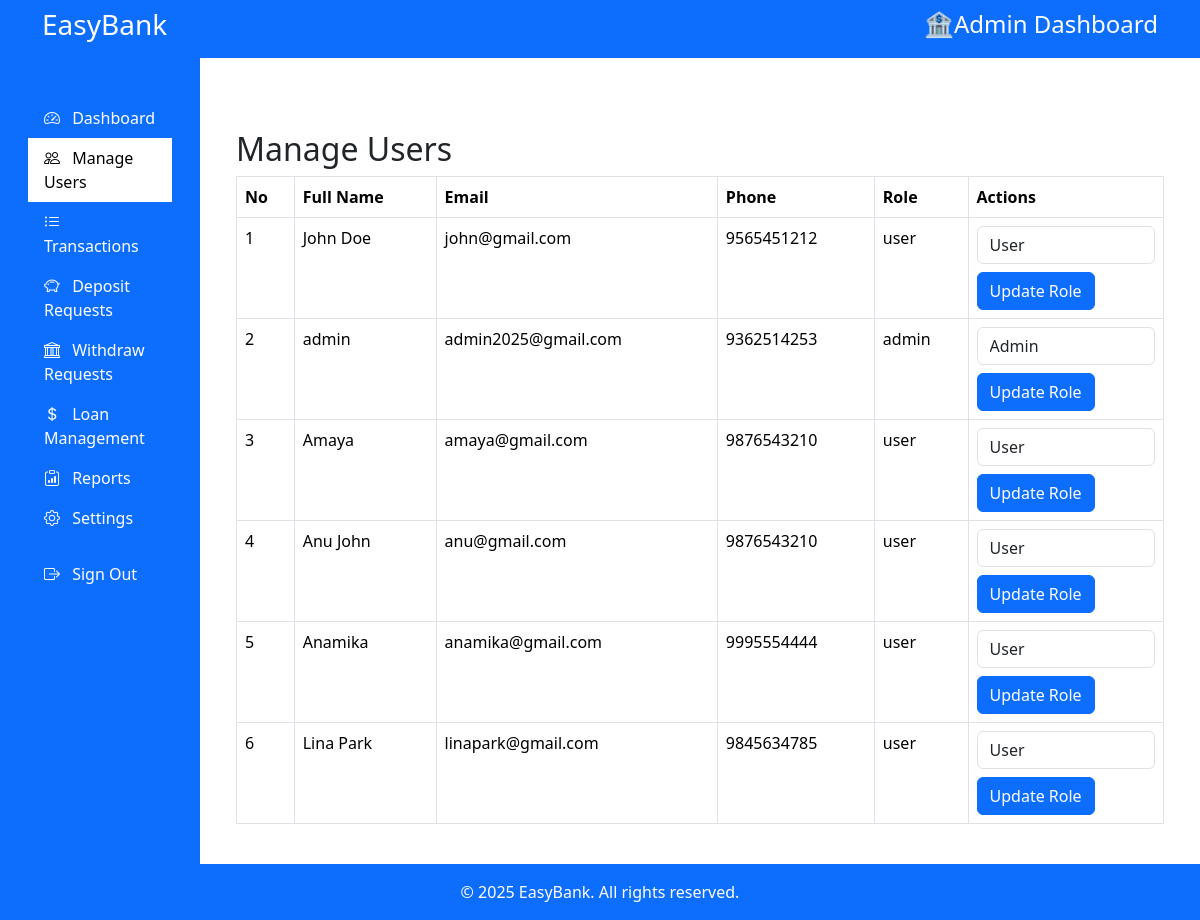
Screenshot of /admin/manage-users.php with the database file from the repository.
### tables this page shows
CREATE TABLE IF NOT EXISTS `users` (
  `id` int NOT NULL AUTO_INCREMENT,
  `fullname` varchar(250) NOT NULL,
  `email` varchar(250) NOT NULL,
  `phone` varchar(20) DEFAULT NULL,
  `password` varchar(500) NOT NULL,
  `role` enum('admin','user') DEFAULT 'user',
  `created_at` timestamp NULL DEFAULT CURRENT_TIMESTAMP,
  PRIMARY KEY (`id`),
  UNIQUE KEY `email` (`email`)
);

### admin/manage-users.php (the view, shortened to what this page needs)
<!DOCTYPE html>
<html lang="en">
<head>
    <link href="https://cdn.jsdelivr.net/npm/bootstrap@5.3.3/dist/css/bootstrap.min.css" rel="stylesheet">
    <link href="https://cdn.jsdelivr.net/npm/bootstrap-icons@1.10.5/font/bootstrap-icons.css" rel="stylesheet">
</head>
<body>
    <nav class="navbar navbar-expand-lg navbar bg-primary">
        <div class="container">
            <h3 class="text-white">EasyBank</h3>
            <div class="d-flex">
                <div class=" text-end">
                    <h4 class="text-white"> 🏦Admin Dashboard</h4>
                </div>
            </div>
        </div>
    </nav>
    <div class="container-fluid">
        <div class="row">
            <div class="container-fluid">
                <div class="row">
                    <nav id="sidebarMenu" class="col-md-3 col-lg-2 d-md-block sidebar collapse">
                        <div class="position-sticky p-3">
                            <ul class="nav flex-column">
                                <li class="nav-item">
                                    <a href="admin-dashboard.php" class="nav-link">
                                        <i class="bi bi-speedometer2 me-2"></i> Dashboard
                                    </a>
                                </li>
                                <li class="nav-item">
                                    <a href="manage_users.php" class="nav-link active">
                                        <i class="bi bi-people me-2"></i> Manage Users
                                    </a>
                                </li>
                                 <li class="nav-item">
                                    <a href="admin-transactions.php" class="nav-link">
                                        <i class="bi bi-list-ul me-2"></i> Transactions
                                    </a>
                                </li>
                                <li class="nav-item">
                                    <a href="deposit_requests.php" class="nav-link">
                                        <i class="bi bi-piggy-bank me-2"></i> Deposit Requests
                                    </a>
                                </li>
                                <li class="nav-item">
                                    <a href="withdraw_requests.php" class="nav-link">
                                        <i class="bi bi-bank me-2"></i> Withdraw Requests
                                    </a>
                                </li>
                                <li class="nav-item">
                                    <a href="loans.php" class="nav-link">
                                        <i class="bi bi-currency-dollar me-2"></i> Loan Management
                                    </a>
                                </li>
                                <li class="nav-item">
                                    <a href="reports.php" class="nav-link">
                                        <i class="bi bi-clipboard-data me-2"></i> Reports
                                    </a>
                                </li>
                                <li class="nav-item">
                                    <a href="settings.php" class="nav-link">
                                        <i class="bi bi-gear me-2"></i> Settings
                                    </a>
                                </li>
                                <li class="nav-item mt-3">
                                    <a href="../logout.php" class="nav-link text-white">
                                        <i class="bi bi-box-arrow-right me-2"></i> Sign Out
                                    </a>
                                </li>
                            </ul>
                        </div>
                    </nav>
                    <main class="col-md-9 ms-sm-auto col-lg-10 px-md-4 py-4">
                        <div class="container mt-5">
                            <h2>Manage Users</h2>
                            <table class="table table-bordered">
                                <thead>
                                    <tr>
                                        <th>No</th>
                                        <th>Full Name</th>
                                        <th>Email</th>
                                        <th>Phone</th>
                                        <th>Role</th>
                                        <th>Actions</th>
                                    </tr>
                                </thead>
                                <tbody>
                                    <?php
                                    require '../db.php';
                                    $sql = "SELECT id, fullname, email, phone, role FROM users";
                                    $result = $conn->query($sql);
                                    $i = 1;
                                    while ($row = $result->fetch_assoc()) {
                                        echo "<tr>";
                                        echo "<td>" . $i++ . "</td>";
                                        echo "<td>" . $row['fullname'] . "</td>";
                                        echo "<td>" . $row['email'] . "</td>";
                                        echo "<td>" . $row['phone'] . "</td>";
                                        echo "<td>" . $row['role'] . "</td>";
                                        echo "<td>
                        <form action='update-role.php' method='POST'>
                            <input type='hidden' name='user_id' value='" . $row['id'] . "' />
                            <select name='role' class='form-control'>
                                <option value='user'" . ($row['role'] == 'user' ? ' selected' : '') . ">User</option>
                                <option value='admin'" . ($row['role'] == 'admin' ? ' selected' : '') . ">Admin</option>
                            </select>
                            <button type='submit' class='btn btn-primary mt-2'>Update Role</button>
                        </form>
                      </td>";
                                        echo "</tr>";
                                    }
                                    ?>
                                </tbody>
                            </table>
                        </div>
                    </main>
                </div>
            </div>
        </div>
    </div>
    <footer class="text-center py-3 bg-primary text-white">
        &copy; <?php echo date('Y'); ?> EasyBank. All rights reserved.
    </footer>
</body>
</html>

### admin/manage-users.php (style rules this page uses)
.sidebar { background-color: #0d6efd; color: white; min-height: 100vh; }
.sidebar a { color: white; text-decoration: none; }
.nav-link.active { background-color: white; color: black !important; }
@media (min-width: 768px) { #sidebarMenu { display: block !important; } }

### rows the page displays
users: fullname "John Doe", email "john@gmail.com", phone "9565451212", role "user", role "User"
users: fullname "admin", email "admin2025@gmail.com", phone "9362514253", role "admin", role "Admin"
users: fullname "Amaya", email "amaya@gmail.com", phone "9876543210", role "user", role "User"
users: fullname "Anu John", email "anu@gmail.com", phone "9876543210", role "user", role "User"
users: fullname "Anamika", email "anamika@gmail.com", phone "9995554444", role "user", role "User"
users: fullname "Lina Park", email "linapark@gmail.com", phone "9845634785", role "user", role "User"
